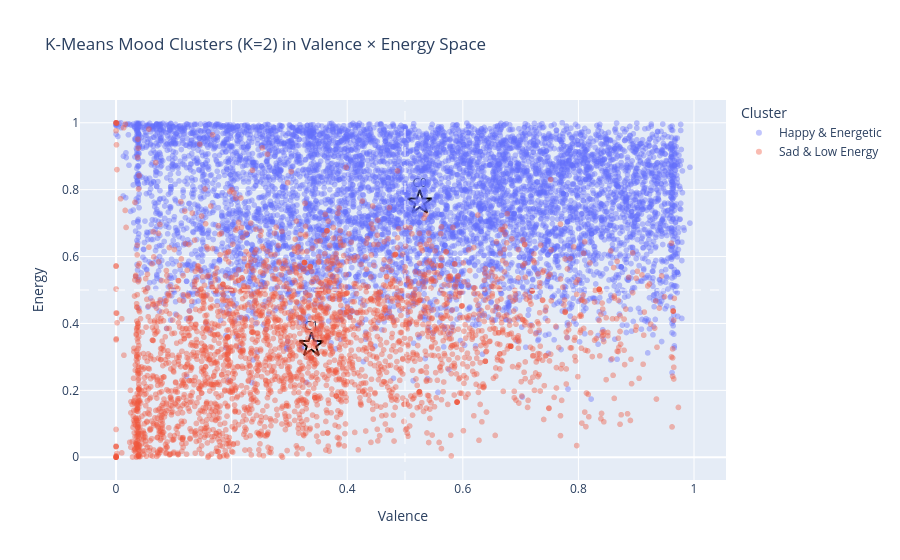

The notebook cell saved with this chart:
### Code cell
# Visualize K-Means clusters in valence-energy space
sample_idx = np.random.choice(len(df_clean), 10000, replace=False)
sample_clusters = df_clean.iloc[sample_idx]

fig = px.scatter(sample_clusters, x='valence', y='energy',
                 color='mood_cluster',
                 opacity=0.4,
                 title=f'K-Means Mood Clusters (K={best_k}) in Valence × Energy Space',
                 labels={'valence': 'Valence', 'energy': 'Energy', 'mood_cluster': 'Cluster'})

# Add cluster centroids
centroids_orig = scaler.inverse_transform(km_final.cluster_centers_)
for i, centroid in enumerate(centroids_orig):
    fig.add_trace(go.Scatter(
        x=[centroid[0]], y=[centroid[1]],
        mode='markers+text',
        marker=dict(size=18, symbol='star', color='white', line=dict(color='black', width=2)),
        text=[f'C{i}'], textposition='top center',
        name=f'Centroid {i}', showlegend=False
    ))

fig.add_vline(x=0.5, line_dash='dash', line_color='white', opacity=0.5)
fig.add_hline(y=0.5, line_dash='dash', line_color='white', opacity=0.5)
fig.show()

### Figure 1 — Plotly figure (JSON) as saved in the notebook; plotly's stock layout.template omitted (floating-point values rounded to 4 significant figures; data arrays with more than 128 entries replaced by an {"elided": "..."} marker saying what was removed)
{"data": [{"hovertemplate": "Cluster=Happy & Energetic<br>Valence=%{x}<br>Energy=%{y}<extra></extra>", "legendgroup": "Happy & Energetic", "marker": {"color": "#636efa", "opacity": 0.4, "symbol": "circle"}, "mode": "markers", "name": "Happy & Energetic", "showlegend": true, "type": "scattergl", "x": {"elided": "7057 float values"}, "xaxis": "x", "y": {"elided": "7057 float values"}, "yaxis": "y"}, {"hovertemplate": "Cluster=Sad & Low Energy<br>Valence=%{x}<br>Energy=%{y}<extra></extra>", "legendgroup": "Sad & Low Energy", "marker": {"color": "#EF553B", "opacity": 0.4, "symbol": "circle"}, "mode": "markers", "name": "Sad & Low Energy", "showlegend": true, "type": "scattergl", "x": {"elided": "2943 float values"}, "xaxis": "x", "y": {"elided": "2943 float values"}, "yaxis": "y"}, {"marker": {"color": "white", "line": {"color": "black", "width": 2}, "size": 18, "symbol": "star"}, "mode": "markers+text", "name": "Centroid 0", "showlegend": false, "text": ["C0"], "textposition": "top center", "type": "scatter", "x": [0.5255], "y": [0.7618]}, {"marker": {"color": "white", "line": {"color": "black", "width": 2}, "size": 18, "symbol": "star"}, "mode": "markers+text", "name": "Centroid 1", "showlegend": false, "text": ["C1"], "textposition": "top center", "type": "scatter", "x": [0.338], "y": [0.3357]}], "layout": {"legend": {"title": {"text": "Cluster"}, "tracegroupgap": 0}, "shapes": [{"line": {"color": "white", "dash": "dash"}, "opacity": 0.5, "type": "line", "x0": 0.5, "x1": 0.5, "xref": "x", "y0": 0, "y1": 1, "yref": "y domain"}, {"line": {"color": "white", "dash": "dash"}, "opacity": 0.5, "type": "line", "x0": 0, "x1": 1, "xref": "x domain", "y0": 0.5, "y1": 0.5, "yref": "y"}], "title": {"text": "K-Means Mood Clusters (K=2) in Valence × Energy Space"}, "xaxis": {"anchor": "y", "domain": [0.0, 1.0], "title": {"text": "Valence"}}, "yaxis": {"anchor": "x", "domain": [0.0, 1.0], "title": {"text": "Energy"}}}}
